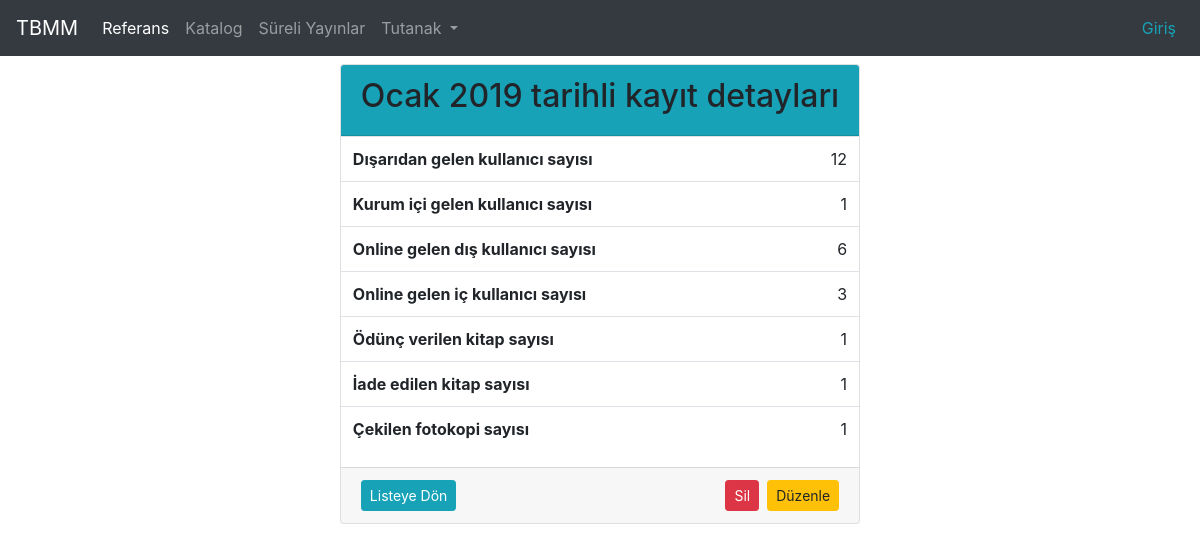
The page /referans/11/ on the database its author committed.
### cockpit/models.py (models this page shows, shortened)
class ReferenceServiceAnalytic(models.Model):
    user_from_out = models.IntegerField(default=0, verbose_name="Dışarıdan gelen kullanıcı sayısı")
    user_from_inside = models.IntegerField(default=0)
    online_user_outside = models.IntegerField(default=0)
    online_user_inside = models.IntegerField(default=0)
    borrowed_books = models.IntegerField(default=0)
    retired_books = models.IntegerField(default=0)
    photocopy = models.IntegerField(default=0)
    record_date = models.DateTimeField()
    date = models.DateField()

### cockpit/views.py (the view)
# urls.py: path('referans/<int:pk>/', views.RefAnalyticsDetailView.as_view(), name="detail"),
class RefAnalyticsDetailView(DetailView):
    model = ReferenceServiceAnalytic

### cockpit/templates/cockpit/referenceserviceanalytic_detail.html
{% include 'cockpit/header.html' %} {% load my_tags %}
<div class="container">
  <div class="row justify-content-center">
    <div class="card">
      <div class="card-header bg-info">
        <h2>{{ referenceserviceanalytic.record_date|date:"F Y"}} tarihli kayıt
        detayları</h2>
      </div>
      <table class="table ">
        <tbody>
          <tr>
            <th class="" scope="row">Dışarıdan gelen kullanıcı sayısı</th>
            <td class="text-right">
              {{ referenceserviceanalytic.user_from_out|rjust:"100"}}
            </td>
          </tr>
          <tr>
            <th scope="row">Kurum içi gelen kullanıcı sayısı</th>
            <td class="text-right">
              {{ referenceserviceanalytic.user_from_inside }}
            </td>
          </tr>
          <tr>
            <th scope="row">Online gelen dış kullanıcı sayısı</th>
            <td class="text-right">
              {{ referenceserviceanalytic.online_user_outside }}
            </td>
          </tr>
          <tr>
            <th scope="row">Online gelen iç kullanıcı sayısı</th>
            <td class="text-right">
              {{ referenceserviceanalytic.online_user_inside }}
            </td>
          </tr>
          <tr>
            <th scope="row">Ödünç verilen kitap sayısı</th>
            <td class="text-right">
              {{referenceserviceanalytic.borrowed_books}}
            </td>
          </tr>
          <tr>
            <th scope="row">İade edilen kitap sayısı</th>
            <td class="text-right">
              {{referenceserviceanalytic.retired_books}}
            </td>
          </tr>
          <tr>
            <th scope="row">Çekilen fotokopi sayısı</th>
            <td class="text-right">{{referenceserviceanalytic.photocopy}}</td>
          </tr>
        </tbody>
      </table>
      <div class="card-footer">
        <div class="row justify-content-between">
          <div class="col-sm">
            <a class="btn btn-info btn-sm" href="{% url 'reference_index' %}">Listeye Dön</a>
          </div>
          <div class="col-sm">
            <a class="btn btn-warning btn-sm float-right ml-2" href="{% url 'edit_reference' referenceserviceanalytic.pk  %}">Düzenle</a>
            <a class="btn btn-danger btn-sm float-right" href="#">Sil</a>
          </div>
        </div>
      </div>
    </div>
  </div>
</div>
{% include 'cockpit/footer.html' %}

### rows shown on the page
ReferenceServiceAnalytic: record_date "Ocak 2019", user_from_out "12", user_from_inside "1", online_user_outside "6", online_user_inside "3", borrowed_books "1", retired_books "1", photocopy "1"
